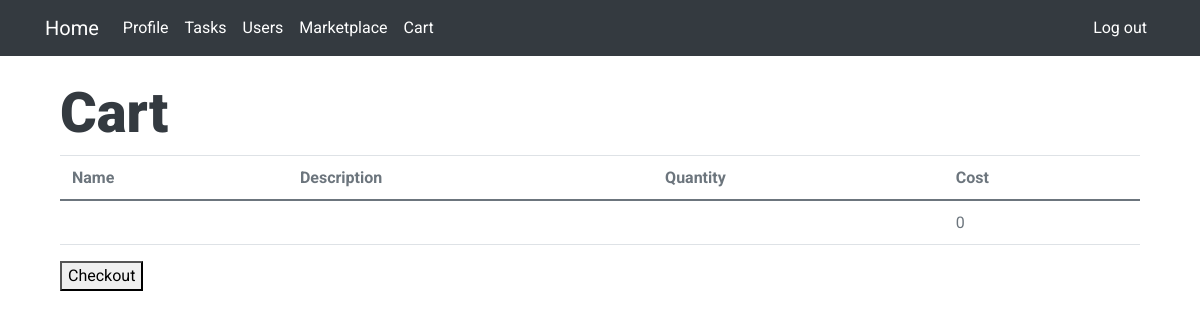
Before: /main/view_cart (signed in) with the older database file.
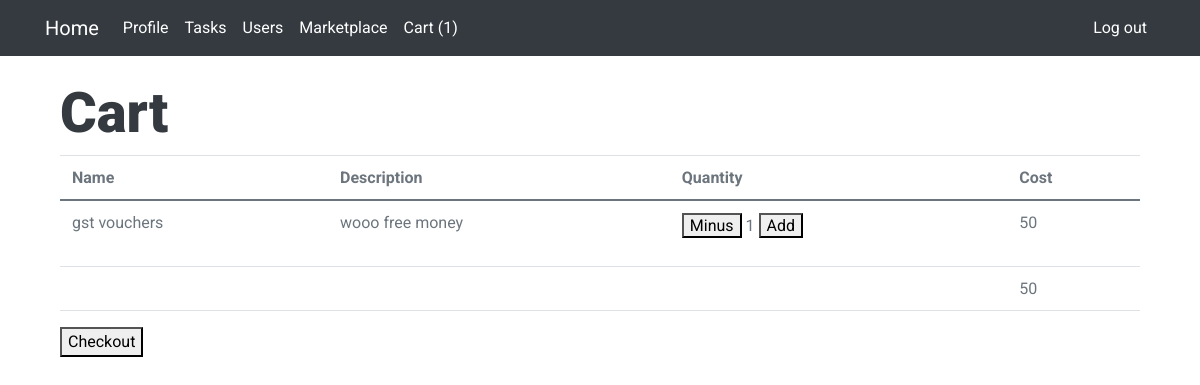
After: the same page with the newer database file.
### main/models.py (models this page shows, shortened)
class Cart(models.Model):
    user = models.ForeignKey(CustomUser, related_name="carts", on_delete=models.CASCADE)
    reward = models.ForeignKey(Reward, blank=True, related_name='rewards', on_delete=models.CASCADE)
    count = models.IntegerField(default=0)

class Reward(models.Model):
    name = models.CharField(max_length = 64)
    description = models.TextField("Description", max_length=600, default='', blank=True)
    quantity = models.IntegerField()
    cost = models.IntegerField()

### main/views.py (the view)
# urls.py: path('view_cart', views.view_cart, name="view_cart"),
def view_cart(request):
    current_user = CustomUser.objects.get(user=request.user)
    cart = Cart.objects.filter(user=current_user)
    cost = 0
    for cart_item in cart:
        cost += cart_item.reward.cost*cart_item.count
    return render(request, 'main/cart.html', {
        "rewards": cart,
        "total_cost": cost,
    })

### main/context_processor.py (called while the page is built)
def cart_count(request):
    try:
        current_user = CustomUser.objects.get(user=request.user)
        cart_count = Cart.objects.filter(user=current_user).count()
        return {
            'cart_count' : cart_count
        }
    except TypeError:
        return []

### main/templates/main/cart.html (shortened to what this page needs)
{% extends "main/layout.html" %}
{% block body %}
    <div class="container">
      <div class="col-sm">
        <h1 class="display-4">Cart</h1>
      <table class="table">
        <thead>
          <tr>
            <th scope="col">Name</th>
            <th scope="col">Description</th>
            <th scope="col">Quantity</th>
            <th scope="col">Cost</th>
          </tr>
        </thead>
        <tbody>
          {% for cart_item in rewards %}
            {% if cart_item.count > 0 %}
            <tr>
              <td scope="row">{{ cart_item.reward.name }}</td>
              <td>{{ cart_item.reward.description }}</td>
              <td>
                <form action="{% url 'main:edit_quantity' %}" method="post">
                <button value='Minus' name='minus' type='submit'>Minus</button>
                {{ cart_item.count }}
                <button value='Add' name='add' type='submit'>Add</button>
                </form>
              </td>
              <td>{% widthratio cart_item.reward.cost 1 cart_item.count %}</td>
            </tr>
            {% endif %}
          {% endfor %}
          <tr>
            <td></td>
            <td></td>
            <td></td>
            <td>{{ total_cost }}</td>
          </tr>
        </tbody>
      </table>
      <form action="{% url 'main:checkout' %}" method="post">
        <button text-align="right" value='CHECKOUT' name='checkout' type='submit'>Checkout</button>
      </form>
      </div>
    </div>
{% endblock %}

Changed rows visible on the page:
added Cart: reward.name "gst vouchers", reward.description "wooo free money", count "1", reward+count "50"
Other visible differences:
{{ cart_count }}: (not shown) → "1"
{{ total_cost }}: "0" → "50"
